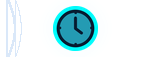
#> input picture src-tauri/nsis/installerHeader.bmp, 150 x 57 px
$ python -i generate-installer-art.py   (imports and definitions only)
#> lines starting #> are read from the running program, lines starting #| are printed output that depends on the picture
"""Generates the installer artwork for the CyberGems apps.

Produces, from the app icon:
  - <name>.bmp / <name>.png   (164x314) NSIS sidebar and Inno Setup wizard image
  - installerWizardSmall.bmp  (55x58)   Inno Setup small wizard image (--small)

The plate (pale gradient, brand arc and constellation dots) reproduces the
look used by the apps that ship their own illustration, so every installer
in the suite shares the same visual language.

Usage:
    python scripts/generate-installer-art.py <icon> <outdir> <name> [--small]
"""

import math
import os
import sys

from PIL import Image, ImageDraw, ImageFilter

SIDEBAR_SIZE = (164, 314)
HEADER_SIZE = (150, 57)
SMALL_SIZE = (55, 58)

PLATE_TOP = (255, 255, 255)
PLATE_BOTTOM = (232, 241, 252)
ARC_COLOR = (218, 232, 249)
DOT_COLOR = (201, 220, 240)
LINE_COLOR = (222, 235, 250)
GLOW_COLOR = (34, 211, 238)


def draw_plate(size):
    """Pale plate with the brand arc and a faint constellation."""
    width, height = size
    plate = Image.new("RGB", size, PLATE_TOP)
    draw = ImageDraw.Draw(plate)

    for y in range(height):
        t = y / max(1, height - 1)
        r = int(PLATE_TOP[0] + (PLATE_BOTTOM[0] - PLATE_TOP[0]) * t)
        g = int(PLATE_TOP[1] + (PLATE_BOTTOM[1] - PLATE_TOP[1]) * t)
        b = int(PLATE_TOP[2] + (PLATE_BOTTOM[2] - PLATE_TOP[2]) * t)
        draw.line([(0, y), (width, y)], fill=(r, g, b))

    # Brand arc: a large circle whose centre sits off canvas to the right, so
    # the curve enters at the top and leaves at the bottom, bulging left.
    cx = width * 1.30
    cy = height * 0.50
    radius = width * 1.05
    for offset, color, line_width in ((0, ARC_COLOR, 3), (-14, ARC_COLOR, 2)):
        points = []
        for step in range(0, 3610):
            angle = math.radians(step / 10)
            x = cx + (radius + offset) * math.cos(angle)
            y = cy + (radius + offset) * math.sin(angle)
            if -20 <= x <= width + 20 and -20 <= y <= height + 20:
                points.append((x, y))
        if len(points) > 1:
            draw.line(points, fill=color, width=line_width, joint="curve")

    # Faint constellation on the right
    dots = []
    for i in range(26):
        angle = (i * 137.5) % 360
        radius = 0.30 + 0.22 * ((i % 5) / 4)
        x = width * 0.78 + math.cos(math.radians(angle)) * width * radius * 0.62
        y = height * 0.52 + math.sin(math.radians(angle)) * height * radius * 0.42
        if 0 <= x <= width and 0 <= y <= height:
            dots.append((x, y))
            dot_size = 2 if i % 4 == 0 else 1
            draw.ellipse([x - dot_size, y - dot_size, x + dot_size, y + dot_size], fill=DOT_COLOR)
    for i, (x1, y1) in enumerate(dots):
        for x2, y2 in dots[i + 1 : i + 3]:
            if math.dist((x1, y1), (x2, y2)) < 34:
                draw.line([(x1, y1), (x2, y2)], fill=LINE_COLOR)

    return plate


def load_icon(icon_path):
    icon = Image.open(icon_path)
    sizes = sorted(icon.info.get("sizes", []), key=lambda s: s[0] * s[1])
    if sizes:
        icon.size = sizes[-1]
        icon = icon.convert("RGBA")
        icon.load()
    else:
        icon = icon.convert("RGBA")
    return icon


def compose_sidebar(icon_path):
    """Welcome/finish banner (164x314).

    Note: NSIS dialog units derive their horizontal extent from the dialog
    font's average character width and their vertical extent from its height,
    so at scaled DPI the wizard image control stretches the two axes by
    different factors (measured ~1.32x horizontal vs ~1.53x vertical at 150%).
    Some soft distortion of the banner art on scaled-DPI displays is therefore
    inherent to NSIS and cannot be compensated from the bitmap itself.
    """
    plate = draw_plate(SIDEBAR_SIZE).convert("RGBA")
#> in draw_plate, `plate = Image.new("RGB", size, PLATE_TOP)`: plate: PIL image 164x314 RGB; every value is 255
#> after the loop in draw_plate, `for i in range(26):`: dots = 24 items, first 6: (158.4, 163.3), (101.3, 194.9), (131.6, 109.4), (156.7, 211.9), (75.85, 151.4), (153.6, 142)
#> the loop in draw_plate, `for i, (x1, y1) in enumerate(dots):` made 24 passes
#> (x1, y1) on passes 1 to 12: (158.4, 163.3), (101.3, 194.9), (131.6, 109.4), (156.7, 211.9), (75.85, 151.4), (153.6, 142), (118.6, 208.5), (108.7, 115.3), (79.07, 189.5), (140.8, 127.4), (138.8, 207.9), (91.82, 136.2)
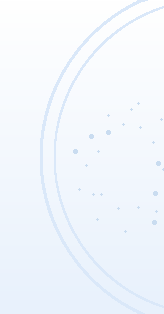
#> plate: PIL image 164x314 RGBA; mean R, G, B, A 241.7, 246.7, 252.8, 255
    icon = load_icon(icon_path)
#> in load_icon, icon is the input picture: PIL image 150x57 RGB; mean R, G, B 208.7, 234.7, 238.5
#> in load_icon, `sizes = sorted(icon.info.get("sizes", []), key=lambda s: s[0] * s[1])`: sizes = []

    target = 92
    scale = target / max(icon.width, icon.height)
#> scale = 0.613
    icon = icon.resize((max(1, int(icon.width * scale)), max(1, int(icon.height * scale))), Image.Resampling.LANCZOS)
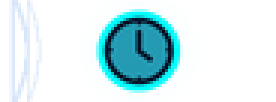
#> icon: PIL image 92x34 RGBA (shown 3 times larger); mean R, G, B, A 208.6, 234.5, 238.4, 255

    # Soft glow behind the icon
    glow = Image.new("RGBA", SIDEBAR_SIZE, (0, 0, 0, 0))
#> glow: PIL image 164x314 RGBA; every value is 0
    glow_draw = ImageDraw.Draw(glow)
    cx = SIDEBAR_SIZE[0] // 2
    cy = 118
    for i in range(14, 0, -1):
        radius = 26 + i * 3
        alpha = int(9 * (14 - i) / 14)
        glow_draw.ellipse([cx - radius, cy - radius, cx + radius, cy + radius], fill=GLOW_COLOR + (alpha,))
    glow = glow.filter(ImageFilter.GaussianBlur(7))
    plate = Image.alpha_composite(plate, glow)

    plate.alpha_composite(icon, (cx - icon.width // 2, cy - icon.height // 2))
    return plate.convert("RGB")


# [89 lines left out: functions compose_small, compose_header, main, not called in this run]


# [2 lines not run here, left out]

>>> result = compose_sidebar('../src-tauri/nsis/installerHeader.bmp')
